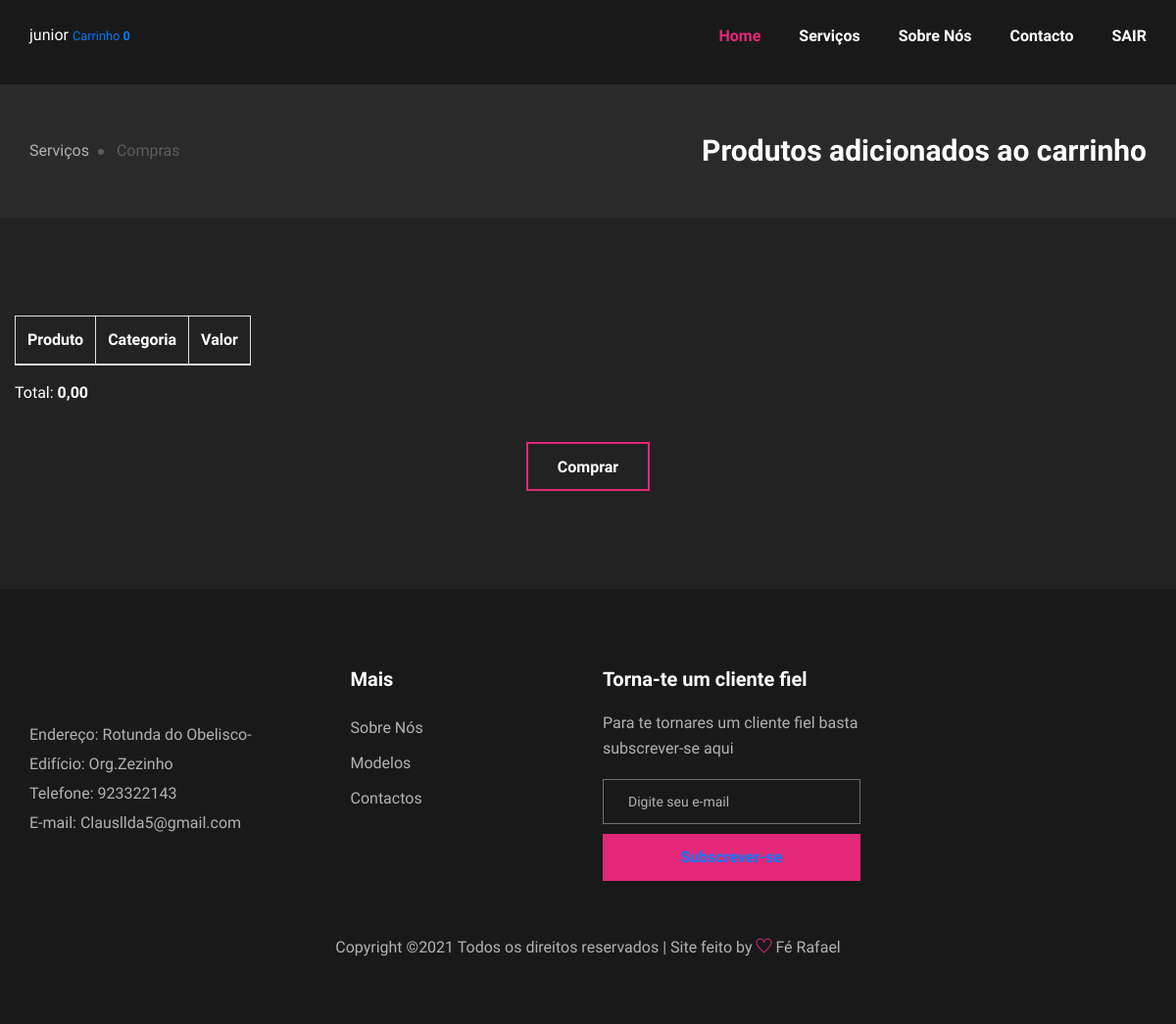
/cart_list.php (signed in), run on an earlier commit of the app's database.
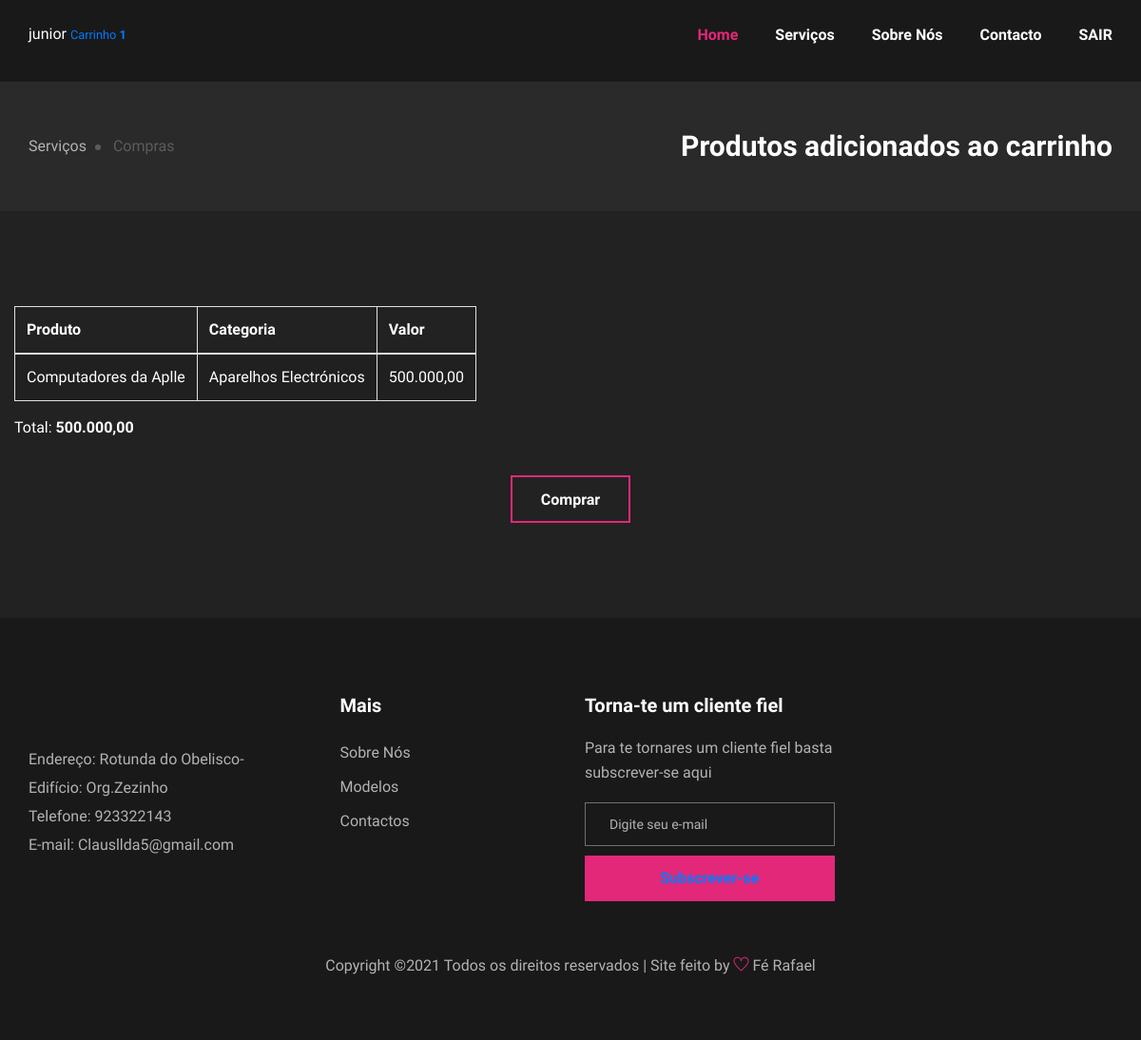
And on a later commit of the database.
### tables this page shows
CREATE TABLE `carrinho` (
  `id` int(11) NOT NULL,
  `id_user` int(11) NOT NULL,
  `id_produto` text NOT NULL,
  `valor` int(11) NOT NULL,
  `estado` varchar(4) NOT NULL
);

CREATE TABLE `produtos` (
  `id` int(11) NOT NULL,
  `produto` text NOT NULL,
  `valor` int(11) NOT NULL,
  `categoria` text NOT NULL,
  `descricao` text NOT NULL,
  `foto` text NOT NULL,
  `data` timestamp NOT NULL DEFAULT current_timestamp(),
  `quantidade` int(11) DEFAULT NULL,
  `estado` varchar(20) NOT NULL
);

### model/Connector.class.php (called while the page is built, shortened)
<?php
class Connector{
    private static $conn = null;
    private static function Conection(){
        try {
            self::$conn =  new PDO(SERVER, USER, PASSWORD);
        } catch (\Throwable $th){
            echo "<center><h1>A CONEXÃO FALHOU!</h1></center>";
        }
    }
    public static function ReturnConnection(){
        return (self::$conn == null) ? self::Conection() : self::$conn;
    }
}

### cart_list.php (the view, shortened to what this page needs)
<!DOCTYPE html>
<html lang="pt-br">
<head>
    <link rel="stylesheet" href="css/bootstrap.min.css" type="text/css">
    <link rel="stylesheet" href="css/font-awesome.min.css" type="text/css">
    <link rel="stylesheet" href="css/themify-icons.css" type="text/css">
    <link rel="stylesheet" href="css/owl.carousel.min.css" type="text/css">
    <link rel="stylesheet" href="css/magnific-popup.css" type="text/css">
    <link rel="stylesheet" href="css/slicknav.min.css" type="text/css">
    <link rel="stylesheet" href="css/style.css" type="text/css">
</head>
<body>
    <?php
    include_once 'menu.php';
    ?>
    <section class="breadcrumb-section">
        <div class="container">
            <div class="row">
                <div class="col-lg-6">
                    <div class="breadcrumb-option">
                        <a href="produtos.php">Serviços</a>
                        <span>Compras</span>
                    </div>
                </div>
                <div class="col-lg-6">
                    <div class="breadcrumb-text">
                        <h3>Produtos adicionados ao carrinho</h3>
                    </div>
                </div>
            </div>
        </div>
    </section>
    <div class="blog-section spad">
        <div class="container">
            <div class="row">
            <?php
            $estado1="on";
            $pegar_carrinho = Connector::ReturnConnection()->prepare("SELECT * FROM `carrinho` WHERE id_user = ? and estado = ?");
            $pegar_carrinho->execute(array($_SESSION['id'], $estado1));
            ?>
             <div class="span12">
                    <div class="widget">
                        <div class="widget-body">
                            <table class="table table-bordered table-striped" style="color: white">
                                <thead>
                                <tr>
                                    <th>Produto</th>
                                    <th>Categoria</th>
                                    <th>Valor</th>
                                </tr>
                                </thead>
                                <tbody>
                                <?php
                                $total = 0;
                                if($pegar_carrinho->rowCount()>0){
                                while($carrinho = $pegar_carrinho->fetch(PDO::FETCH_OBJ)){
                                    $pegar_produto = Connector::ReturnConnection()->prepare("SELECT * FROM `produtos` WHERE id = ?");
                                    $pegar_produto->execute(array($carrinho->id_produto));
                                    $produto = $pegar_produto->fetch(PDO::FETCH_OBJ);
                                    $total = $total + $produto->valor;
                                ?>
                                    <tr>
                                        <td><span ><?=$produto->produto?></span></td>
                                        <td><span ><?=$produto->categoria?></span></td>
                                        <td><span ><?= number_format($produto->valor,2,',','.')?></span></td>
                                    </tr>
                                <?php }
                                }?>
                                </tbody>
                            </table>
                            <label style="color: white" >Total: <b><?= number_format($total,2,',','.')?></b></label>
                        </div>
                    </div>
                </div>
            </div>
            </div>
            <div class="row">
                <div class="col-lg-12 text-center">
                    <div class="blog-btn">
                        <a href="report/makePDF.php" class="primary-btn">Comprar</a>
                    </div>
                </div>
            </div>
        </div>
    <?php
    include_once 'footer.php';
    ?>
</body>
</html>

### menu.php (shortened to what this page needs)
<header class="header-section">
        <div class="container">
            <div class="row">
                <div class="col-lg-2 col-md-2">
                    <div class="logo">
                    <?php
                    $estado = "on";
                        $id = isset($_SESSION['id']) ? $_SESSION['id'] : "" ;
                        $pegar_carrinho = Connector::ReturnConnection()->prepare("SELECT * FROM `carrinho` WHERE id_user = ? and estado=?");
                        $pegar_carrinho->execute(array($id, $estado));
                        $qtd_carrinho = $pegar_carrinho->rowCount();
                        if(isset($_SESSION['nome'])){
                    ?>
                        <label style="color: white;"><?=$_SESSION['nome']?> <small><a href="cart_list.php"> Carrinho <b><?=$qtd_carrinho?></b></a> </small></label>
                    <?php } ?>
                    </div>
                </div>
                <div class="col-lg-10 col-md-10">
                    <div class="main-menu mobile-menu">
                        <ul>
                            <li class="active"><a href="index.php">Home</a></li>
                            <li><a href="produtos.php">Serviços </a></li>
                            <li><a href="sobre.php">Sobre Nós</a></li>
                            <li><a href="contacto.php">Contacto</a></li>
                            <?php
                                if(isset($_SESSION['nome'])){
                            ?>
                            <li><a href="controller/sair.controller.php?<?php echo sha1('sair').'='.sha1(true); ?>">SAIR</a></li>
                            <?php
                                }
                            ?>
                        </ul>
                    </div>
                </div>
            </div>
        </div>
    </header>

### footer.php (shortened to what this page needs)
<section class="footer-section">
        <div class="container">
            <div class="row">
                <div class="col-lg-3 col-md-6">
                    <div class="footer-option">
                        <div class="fo-logo">
                        </div>
                        <ul>
                            <li>Endereço: Rotunda do Obelisco-Edifício: Org.Zezinho</li>
                            <li>Telefone: 923322143</li>
                            <li>E-mail: Clausllda5@gmail.com</li>
                        </ul>
                    </div>
                </div>
                <div class="col-lg-3 col-md-6">
                    <div class="footer-widget fw-links">
                        <h5>Mais</h5>
                        <ul>
                            <li><a href="sobre.php">Sobre Nós</a></li>
                            <li><a href="#">Modelos</a></li>
                            <li><a href="Contactos.html">Contactos</a></li>
                        </ul>
                    </div>
                </div>
                <div class="col-lg-3 col-md-6">
                    <div class="footer-widget">
                        <h5>Torna-te um cliente fiel</h5>
                        <p>Para te tornares um cliente fiel basta subscrever-se aqui</p>
                        <form action="#" class="news-form">
                            <input type="text" placeholder="Digite seu e-mail">
                            <button type="submit"><a href="create_acount.php>">Subscrever-se</a></button>
                        </form>
                    </div>
                </div>
                    </div>
                </div>
            <div class="copyright-text"><p>
  Copyright &copy;<script>document.write(new Date().getFullYear());</script> Todos os direitos reservados | Site feito by <i class="ti-heart" aria-hidden="true"></i> <a href="index.html" target="_blank">Fé Rafael</a>
        </p>
            </div>
    </section>

### css/style.css (style rules this page uses)
html, body { height: 100%; font-family: "Libre Franklin", sans-serif; -webkit-font-smoothing: antialiased; font-smoothing: antialiased; }
h1, h2, h3, h4, h5, h6 { margin: 0; color: #111111; font-weight: 400; font-family: "Libre Franklin", sans-serif; }
h3 { font-size: 30px; }
h5 { font-size: 18px; }
p { font-size: 16px; font-family: "Libre Franklin", sans-serif; color: #b3b3b3; font-weight: 400; line-height: 26px; margin: 0 0 15px 0; }
ul, ol { padding: 0; margin: 0; }
.spad { padding-top: 100px; padding-bottom: 100px; }
.primary-btn { font-size: 16px; color: #ffffff; background: #e32879; display: inline-block; font-weight: 700; padding: 12px 30px 10px; }
.header-section { background: #191919; }
.logo { padding: 24px 0 30px; }
.logo a { display: inline-block; }
.main-menu { text-align: right; }
.main-menu ul li { display: inline-block; list-style: none; margin-left: 35px; position: relative; }
.main-menu ul li.active a { color: #e32879; }
.main-menu ul li a { font-size: 16px; color: #ffffff; font-weight: 700; display: inline-block; padding: 25px 0 30px; -webkit-transition: all 0.3s; -o-transition: all 0.3s; transition: all 0.3s; }
.footer-section { background: #191919; padding-top: 80px; padding-bottom: 50px; }
.footer-option { margin-bottom: 30px; }
.footer-option .fo-logo { margin-bottom: 30px; }
.footer-option ul { margin-bottom: 12px; }
.footer-option ul li { list-style: none; font-size: 16px; color: #b3b3b3; line-height: 30px; }
.footer-widget { margin-bottom: 30px; }
.footer-widget.fw-links { padding-left: 35px; }
.footer-widget h5 { font-size: 20px; color: #ffffff; font-weight: 700; margin-bottom: 20px; }
.footer-widget ul li { list-style: none; }
.footer-widget ul li a { font-size: 16px; color: #b3b3b3; line-height: 36px; }
.footer-widget p { margin-bottom: 18px; }
.footer-widget .news-form input { font-size: 14px; height: 46px; color: #b3b3b3; border: 1px solid #707070; padding-left: 25px; background: #191919; width: 100%; margin-bottom: 10px; }
.footer-widget .news-form input::placeholder { color: #b3b3b3; }
.footer-widget .news-form button { font-size: 16px; color: #ffffff; font-weight: 700; display: block; background: #e32879; border: none; padding: 12px 0; width: 100%; }
.copyright-text { padding-top: 25px; color: #b3b3b3; text-align: center; font-size: 14px; }
.copyright-text i { color: #e32879; }
.copyright-text a { color: #b3b3b3; }
.breadcrumb-section { background: #2a2a2a; padding: 50px 0; }
.breadcrumb-option { line-height: 36px; }
.breadcrumb-option a { display: inline-block; color: #b3b3b3; margin-right: 24px; position: relative; }
.breadcrumb-option a::after { position: absolute; right: -15px; top: 16px; width: 6px; height: 6px; background: #5c5c5c; content: ""; border-radius: 50%; }
.breadcrumb-option span { color: #5c5c5c; }
.breadcrumb-text { text-align: right; }
.breadcrumb-text h3 { color: #ffffff; font-weight: 700; }
.blog-section { background: #222222; }
.blog-section .blog-btn { padding-top: 30px; }
.blog-section .blog-btn .primary-btn { background: #222222; border: 2px solid #e32879; }
@media only screen and (min-width: 1200px) { .container { max-width: 1170px; } }

What changed in the data, as far as the page shows it:
added carrinho: id_produto.produto "Computadores da Aplle", id_produto.categoria "Aparelhos Electrónicos", id_produto.valor "500.000,00"
Also different on the page:
$qtd_carrinho: "0" → "1"
$total: "0,00" → "500.000,00"
